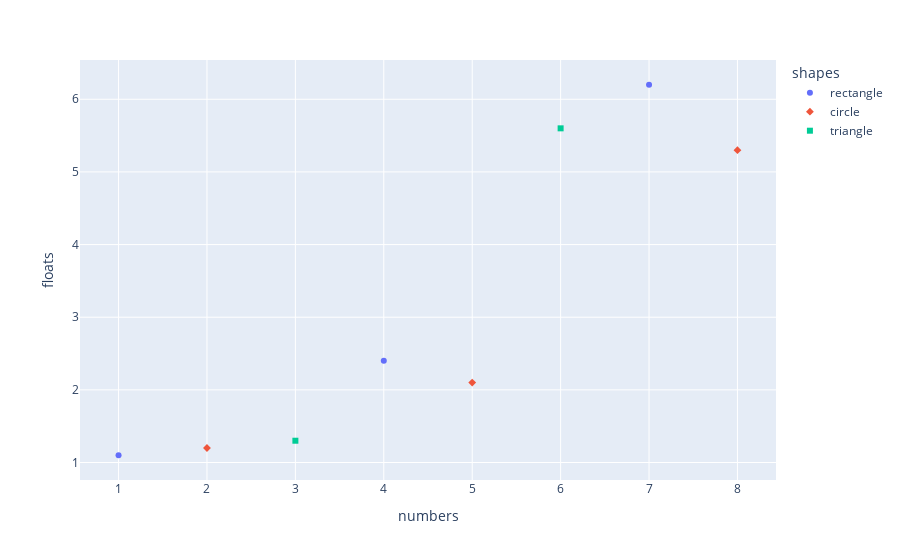

The notebook cell this image was saved under:
### Markdown cell above
## Pontdiagram kategóriákkal

### Code cell
fig = px.scatter(df, x='numbers', y='floats', color='shapes', symbol='shapes')
save_image(fig, 'plots_9')
fig.show()

### Figure 1 — Plotly figure (JSON) as saved in the notebook; plotly's stock layout.template omitted (floating-point values rounded to 4 significant figures)
{"data": [{"hovertemplate": "shapes=rectangle<br>numbers=%{x}<br>floats=%{y}<extra></extra>", "legendgroup": "rectangle", "marker": {"color": "#636efa", "symbol": "circle"}, "mode": "markers", "name": "rectangle", "orientation": "v", "showlegend": true, "type": "scatter", "x": [1, 4, 7], "xaxis": "x", "y": [1.1, 2.4, 6.2], "yaxis": "y"}, {"hovertemplate": "shapes=circle<br>numbers=%{x}<br>floats=%{y}<extra></extra>", "legendgroup": "circle", "marker": {"color": "#EF553B", "symbol": "diamond"}, "mode": "markers", "name": "circle", "orientation": "v", "showlegend": true, "type": "scatter", "x": [2, 5, 8], "xaxis": "x", "y": [1.2, 2.1, 5.3], "yaxis": "y"}, {"hovertemplate": "shapes=triangle<br>numbers=%{x}<br>floats=%{y}<extra></extra>", "legendgroup": "triangle", "marker": {"color": "#00cc96", "symbol": "square"}, "mode": "markers", "name": "triangle", "orientation": "v", "showlegend": true, "type": "scatter", "x": [3, 6], "xaxis": "x", "y": [1.3, 5.6], "yaxis": "y"}], "layout": {"legend": {"title": {"text": "shapes"}, "tracegroupgap": 0}, "margin": {"t": 60}, "xaxis": {"anchor": "y", "domain": [0, 1], "title": {"text": "numbers"}}, "yaxis": {"anchor": "x", "domain": [0, 1], "title": {"text": "floats"}}}}
